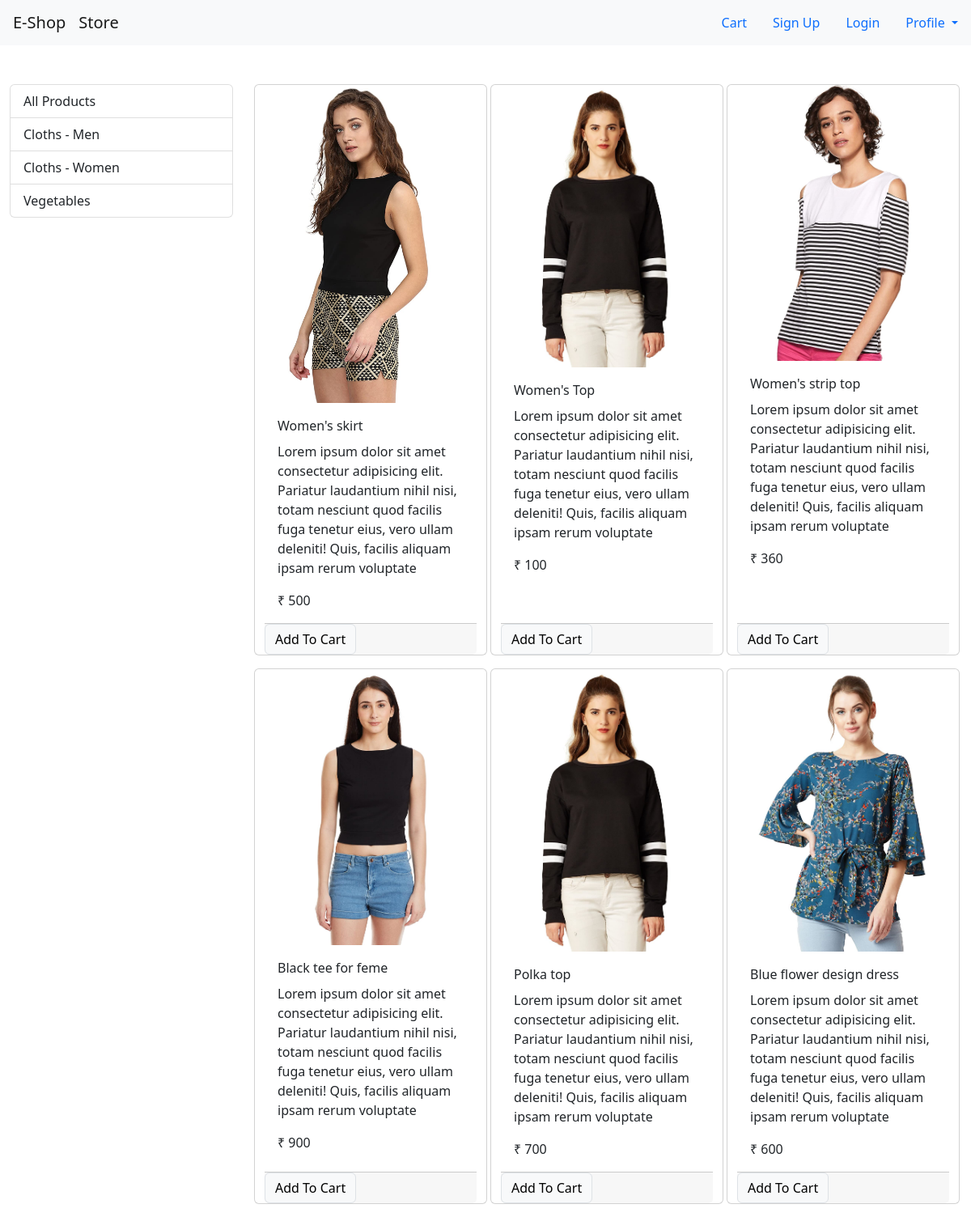
The app's page /?category=2 with its own data.
### store/models/category.py (models this page shows, shortened)
class Category(models.Model):
    name = models.CharField(max_length=20)
    @staticmethod
    def get_all_categories():
        return Category.objects.all()

### store/models/product.py (models this page shows, shortened)
class Product(models.Model):
    name = models.CharField(max_length=50)
    price = models.IntegerField(default=0)
    category = models.ForeignKey(Category, on_delete=models.CASCADE, default=1)
    description = models.CharField(max_length=200, default='', null=True, blank=True)
    image = models.ImageField(upload_to='uploads/products/')
    @staticmethod
    def get_all_products_by_categoryId(category_id):
        if category_id:
            return Product.objects.filter(category=category_id)
        else:
            return Product.get_all_products()

### store/views/home.py (the view, shortened to what this page needs)
# urls.py: path('', Index.as_view(), name='homepage'),
class Index(View):
    def get(self, request):
        cart = request.session.get('cart')
        if not cart:
            request.session['cart'] = {}
        products = None
        categories = Category.get_all_categories()
        categoryId = request.GET.get('category')
        if categoryId:
            products = Product.get_all_products_by_categoryId(categoryId)
        else:
            products = Product.get_all_produdcts()
        data = {}
        data['products'] = products
        data['categories'] = categories
        return render(request, 'index.html', data)

### store/templatetags/cart.py (called while the page is built)
@register.filter(name='is_in_cart')
def is_in_cart(product, cart):
    keys = cart.keys()
    for id in keys:
        if int(id) == product.id:
            return True
    return False

### store/templates/index.html (shortened to what this page needs)
{% extends 'base.html' %}
{% block content %}
{% load cart %}
<div class="container-fluid mt-5">
    <div class="row">
        <div class="col-lg-3 mx-auto">
            <div class="list-group">
                <a href="/" class="list-group-item list-group-item-action">
                    All Products
                </a>
                {% for category in categories %}
                <a href="/?category={{category.id}}" class="list-group-item list-group-item-action">
                    {{category.name}}
                </a>
                {% endfor %}
            </div>
        </div>
        <div id='products' class="col-lg-9 mx-auto">
            <div class="row mx-auto">
                {% for product in products %}
                <div class="card mx-auto mb-3" id={{product.id}} style="width: 18rem;">
                    <img src="{{product.image.url}}" class="card-img-top" alt="...">
                    <div class="card-body">
                        <p class="card-title">{{product.name}}</p>
                        <p class="card-text">{{product.description}}</p>
                        <p class="card-text font-weight-bold">₹&nbsp;{{product.price}}</p>
                    </div>
                    <div class="card-footer p-0  no-gutters">
                        {% if product|is_in_cart:request.session.cart %}
                        <div class=" row no-gutters" >
                            <form action="/#{{product.id}}" class="col-2 " method="post">
								{% csrf_token %}
								<input hidden type="text" name='product' value='{{product.id}}'>
								<input hidden type="text" name='remove' value='True'>
								<input type="submit" value=" - " class="btn btn-block btn-secondary">
							</form>
                            <div class="text-center col mt-1">{{product|cart_quantity:request.session.cart}} in cart</div>
                            <form action="/#{{product.id}}" method="POST" class="col-2">
                                {% csrf_token %}
                                <input hidden type="text" name="product" value="{{product.id}}">
                                <input type="submit" value=" + " class="btn btn-block btn-secondary">
                            </form>
                        </div>
                        {% else %}
                        <form action="/#{{product.id}}" method="POST" class="flex-grow-1" >
                            <input type="submit" class="float-right btn btn-light border btun-sm"
                                value="Add To Cart">
                        </form>
                        {% endif %}
                    </div>
                </div>
                {% endfor %}
            </div>
        </div>
    </div>
</div>
{% endblock %}

### records on screen
Category: name "Cloths - Men"
Category: name "Cloths - Women"
Category: name "Vegetables"
Product: image (picture), name "Women's skirt", description "Lorem ipsum dolor sit amet consectetur adipisicing elit. Pariatur laudantium nihil nisi, totam nesciunt quod facilis fuga tenetur eius, vero ullam deleniti! Quis, facilis aliquam ipsam rerum voluptate", price "500"
Product: image (picture), name "Women's Top", description "Lorem ipsum dolor sit amet consectetur adipisicing elit. Pariatur laudantium nihil nisi, totam nesciunt quod facilis fuga tenetur eius, vero ullam deleniti! Quis, facilis aliquam ipsam rerum voluptate", price "100"
Product: image (picture), name "Women's strip top", description "Lorem ipsum dolor sit amet consectetur adipisicing elit. Pariatur laudantium nihil nisi, totam nesciunt quod facilis fuga tenetur eius, vero ullam deleniti! Quis, facilis aliquam ipsam rerum voluptate", price "360"
Product: image (picture), name "Black tee for feme", description "Lorem ipsum dolor sit amet consectetur adipisicing elit. Pariatur laudantium nihil nisi, totam nesciunt quod facilis fuga tenetur eius, vero ullam deleniti! Quis, facilis aliquam ipsam rerum voluptate", price "900"
Product: image (picture), name "Polka top", description "Lorem ipsum dolor sit amet consectetur adipisicing elit. Pariatur laudantium nihil nisi, totam nesciunt quod facilis fuga tenetur eius, vero ullam deleniti! Quis, facilis aliquam ipsam rerum voluptate", price "700"
Product: image (picture), name "Blue flower design dress", description "Lorem ipsum dolor sit amet consectetur adipisicing elit. Pariatur laudantium nihil nisi, totam nesciunt quod facilis fuga tenetur eius, vero ullam deleniti! Quis, facilis aliquam ipsam rerum voluptate", price "600"
